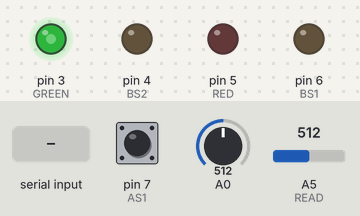
Simulated run of this sketch. Board: Arduino Uno, built with avr-gcc and run on an emulated ATmega328P. Shown: output pins drawn as LEDs (lit = HIGH). Inputs (shaded band) come from the test bench; at power-on: pin 7 (AS1) HIGH, A0 = 512, A5 (READ) = 512. What the sketch prints to the serial monitor is not drawn.

Above: at 1.5 s.
1.6 s: pin 7 (AS1) pulled LOW for 0.9 s
6.1 s: "s" received over the second serial link
At 7.0 s:
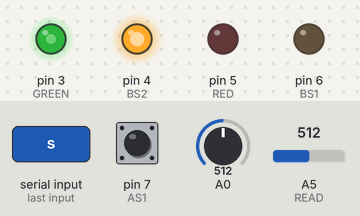
At 9.9 s:
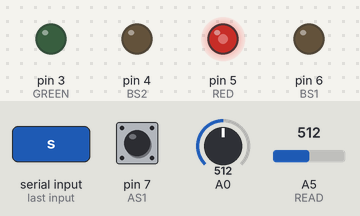
Timing chart, 0 to 11.4 s (numbered marks = the images above; inputs shaded):
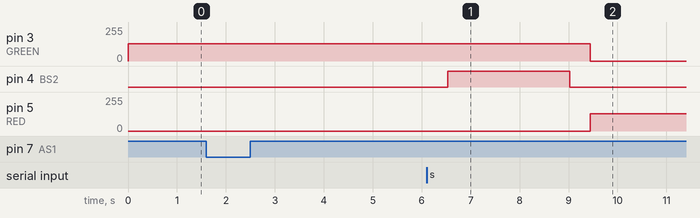

The sketch:

Easygeotech_sensor_check_sub_arduino.ino
```cpp
//********************************************************************
//**B 아두이노 코딩**
//1. B는 공기압 센서를 실시간으로 확인한다
//2. 변수 a값을 저장하여 B의 신호를 받을 때마다 확인하는 시그널을 추가한다

//** A아두이노 필요한 모듈 및 부품**
//1. 2채널 B타입 릴레이 1개 {BS1, BS2 2개 릴레이 채널 필요}
//2. 아두이노 및 점퍼선
//3. BLDC 모터 및 BLDC 드라이버 (가변 저항 조절기 포함)
//4. 공기압 센서 1개 필요 (BMP388 or DPS310)
//********************************************************************
//********************************************************************
//** 값 저장용 및 확인용 변수 선언**
#include <SoftwareSerial.h> //또 다른 가상 시리얼 통신주파수 설정
#define BT_RX 10 //블루투스 RX 통신 핀을 10번으로 설정
#define BT_TX 11 //블루투스 TX 통신 핀을 11번으로 설정

SoftwareSerial bt(BT_RX,BT_TX); // 가상 시리얼 통신 주파수를 블루투스 주파수로 맞춤

char data; //data는 블루투스 데이터를 받아오기 위한 함수임

int RED = 5; // RED LED  5번 핀 변수 저장
int GREEN = 3; // GREEN LED 3번 핀 변수 저장
int READ = A5; // READ (센서 값) 받아들이는 값 변수 A5(아날로그만이 센서를 측정 가능) 에 저장

int BS1 = 6; //|SIGNAL 1| 2-1 B to A 신호용 릴레이 변수 값 저장 (합격)
int BS2 = 4; //|SIGNAL 2| 2-2 B to A 신호용 릴레이 변수 값 저장 (불합격)
int AS1 = 7; //|A to B SIGNAL 1| A에게서 받은 신호 값 저장용 변수 값 저장

int COF = 0; //|Correct or False| AS1으로 부터 입력 값을 받을 때 검사 할 때 저장용 변수

int SENS = 0; //|공기압 센서| 공기압 센서 값 저장용 변수

int TIME1 = 0; //|시간 변수| 공기압 센서 시간용 변수 1 - 2-1 시그널 관련 (합격)
int TIME2 = 0; //|시간 변수| 공기압 센서 시간용 변수 2 - 2-2 시그널 관련 (불합격)

int STATUS = 0 ; // |상황 값 저장| 어떤 모드인지 변화하는지에 따라 STATUS가 0 이고 1 이 된다.
//********************************************************************
//********************************************************************


void setup() {

Serial.begin(9600); //시리얼 통신 BAUD RATE 9600 주파수 선언
bt.begin(9600); // 블루투스 시리얼 통신도 BAUD RATE 9600으로 주파수 선언

pinMode(AS1,INPUT_PULLUP); //|A to B SIGNAL 1| A to B 릴레이에서 온 신호 INPUT 값 풀업 저항으로 선언
pinMode(BS1,OUTPUT); //|B to A SIGNAL 1| B to A 릴레이 2-1 아웃풋 선언 (합격)
pinMode(BS2,OUTPUT); //|B to A SIGNAL 2| B to A 릴레이 2-2 아웃풋 선언 (불합격)

pinMode(RED,OUTPUT); // RED핀 OUTPUT 선언
pinMode(GREEN,OUTPUT); // GREEN핀 OUTPUT 선언

}

void loop() {
  if(STATUS==0){   //상황 STATUS가 0일 때 문제가 없을 떄

    analogWrite(GREEN,130); //초록 LED가 255면 터지므로 130의 밝기로 빛난다
    analogWrite(RED,0); // 빨간 LED는 0의 값을 낸다 (꺼진다)
  }
  char data; // 다시 한 번 data 함수를 호출한다
  data = bt.read(); // data는 블루투스에서 읽는 값이 될 것이다 (문자 혹은 숫자)
  if(data == 's'){ //그 data가 "s"가 호출된다면
    STATUS=1; // 상황은 STATUS는 1이 된다
  }
  if(STATUS==1){ //상황이 1일때 (긴급상황일때)
    bt.println("!  !  !  !  !  !  !  !  !  !  !  !  !  !  !  !  !  !  !");  // 블루투스 화면에 현재 줄 부터 아래줄 까지의 텍스트를 띄운다
    bt.println("작업을 중지 하였습니다");
    bt.println("작업을 다시 원하신다면");
    bt.println("재부팅 하여주세요");
    bt.println("!  !  !  !  !  !  !  !  !  !  !  !  !  !  !  !  !  !  !"); // 여기까지.
    analogWrite(GREEN,0); // 초록불은 꺼지고
    analogWrite(RED,130);  // 빨간 LED는 130의 밝기로 빛난다
    delay(3000000000000); // 작동 중지
  }

 //---------------------------------------------------------------------------------------------
 //                       COF 변 수 상 태 , 공 기 압 센 서 변 수 상 태 확 인 용
 //---------------------------------------------------------------------------------------------
 SENS = analogRead(A0); //|공기압 센서| 공기압 센서 값 저장용 변수 analogRead A0 포트로 부터 값 읽기
                        //****후에 계산식 추가 및 digitalRead로 변동 유무 있음****

 Serial.print("합격 :  "); ////센서 값 확인용 시리얼 통신 9600 시리얼 모니터 기능 활용하여 확인
 Serial.println(TIME1); //|시간 변수|공기압 센서 시간용 변수 1 - 2-1 시그널 관련 (합격) 저장용 변수 값 확인

 Serial.print("불합격 :  "); ////센서 값 확인용 시리얼 통신 9600 시리얼 모니터 기능 활용하여 확인
 Serial.println(TIME2); //|시간 변수| 공기압 센서 시간용 변수 2 - 2-2 시그널 관련 (불합격) 저장용 변수 값 확인

 Serial.print("COF :  "); ////센서 값 확인용 시리얼 통신 9600 시리얼 모니터 기능 활용하여 확인
 Serial.println(COF); //|Correct or False| AS1으로 부터 입력 값을 받을 때 검사 할 때 저장용 변수 확인
 Serial.println("------------------------------"); //시리얼 모니터 가독성 증가용 줄

  // 아래는 어플로 데이터를 받고 분리하기 위에 999임의의 숫자와 "," 쉼표 SENS 값
  // ","쉼표 888임의의 숫자로 마무리 하여 나중에 어플에서 데이터 보내기 위험 용
  bt.print("999");// 블루투스 화면에 현재 줄 부터 아래줄 까지의 텍스트를 띄운다 (임의의 숫자로 대입하여 시도)
  bt.print(","); //블루투스 시리얼 모니터로 ","로 보낸다
  bt.print(SENS); //SENS값 데이터 값 플로팅 전송
  bt.print(","); //블루투스 시리얼 모니터로 ","로 보낸다
  bt.print(analogRead(READ)); // anlaogRead(READ) 함수를 블루투스 시리얼 모니터로 보낸다
  bt.print(","); //블루투스 시리얼 모니터로 ","로 보낸다
  bt.println("888"); //블루투스 시리얼 모니터로 "888"로 보낸다 (임의의 숫자로 대입하여 시도)
 delay(500); //아두이노 값 안정화 delay
 //-----------------------------------------------------------------------------------------------
 //                                      COF 변 수 저 장 용
 //-----------------------------------------------------------------------------------------------
 if (digitalRead(AS1) ==LOW){ //|A to B SIGNAL 1| A to B 릴레이에서 온 신호 INPUT 값이 들어올 때,
 COF=1; //|Correct or False|의 변수 저장 상태가 1이 된다.
 delay(100); //아두이노 값 안정화 delay

} //닫힘


 //-----------------------------------------------------------------------------------------------
 //         ▶▶▶▶ 센 서 확 인 기 압 이 " 20 ↓ " 이 하 " 5 초 ↑ " 이 상 이 라 면 " 합 격 " ◀◀◀◀
 //---------------------------------------------------------------------------------------------

 if(COF==1 && SENS <= 150){ //"COF 상태가 1일 때(A 아두이노로 부터 확인 요청일 때)와 공기압 센서가 '20' 이하 일 때,"
  TIME1++; //TIME1의 시간 저장용 변수가 정수 1씩 상승한다.
  delay(600); //1초 후 반복한다. 즉 1초에 TIME1은 1,2,3...씩 1씩 ++가 된다
 }  else { //위의 변수들이 아니라면,
  TIME1--; //TIME1의 시간 저장용 변수는 정수 1씩 줄어든다.
  delay(10); //0.5초 후 반복한다. 즉 1초에 TIME1은 3,2,1..씩 1씩 --가 된다
 }
 if(TIME1 >= 5){ //TIME1의 변수가 5 이상이라면 (5초 이상이라면)
 OK();
 COF = 0; //|Correct or False| 변수는 역할을 끝냈기에 0으로 돌린다.
 TIME1 = 0; //마찬가지로 역할을 끝냈기에 0으로 돌린다.
 delay(100); //아두이노 값 안정화 delay
 }

 if(TIME1 < 0){ // 위의 TIME1의 변수가 -로 무한히 떨어지는 것을 방지한다.
 TIME1 = 0; // TIME1이 0이하 라면 다시 0 으로 맞춘다.
 delay(100); // 아두이노 값 안정화 delay
 }

 //-----------------------------------------------------------------------------------------------
 //       ▶▶▶▶ 센 서 확 인 기 압 이 " 22 ↑ " 이 상 " 3 초 ↑ " 이 상 이 라 면 " 불 합 격 " ◀◀◀◀
 //-----------------------------------------------------------------------------------------------

 if(COF==1 && SENS >= 250){ //"COF 상태가 1일 때(A 아두이노로 부터 확인 요청일 때)와 공기압 센서가 '22' 이상 일 때,"
  TIME2++; //TIME2의 시간 저장용 변수가 정수 1씩 상승한다.
  delay(600); // // 1초 후 반복한다. (즉 1초에 TIME2은 1,2,3...씩 1씩 ++가 된다)
 } else { //위의 변수들이 아니라면,
  TIME2--; //TIME2의 시간 저장용 변수는 정수 1씩 줄어든다.
  delay(10); //0.5초 후 반복한다. 즉 1초에 TIME2은 3,2,1..씩 1씩 --가 된다
 }
 if(TIME2 < 0){ // 위의 TIME2의 변수가 -로 무한히 떨어지는 것을 방지한다.
 TIME2 = 0; // TIME2이 0이하 라면 다시 0 으로 맞춘다.
 delay(100); // 아두이노 값 안정화 delay
 }
 if(TIME2 >= 4){ //TIME1의 변수가 5 이상이라면 (5초 이상이라면)
 NOK();
 COF = 0; //|Correct or False| 변수는 역할을 끝냈기에 0으로 돌린다.
 TIME2 = 0; //마찬가지로 역할을 끝냈기에 0으로 돌린다.
 delay(100); //아두이노 값 안정화 delay
 }
} //▲▲▲▲▲▲VOID LOOP 함수 닫힘▲▲▲▲▲▲

 //-----------------------------------------------------------------------------------------------
 //                     ▶▶▶▶  " 합 격 " 과 " 불 합 격 " 함 수 저 장 구 역 ◀◀◀◀
 //-----------------------------------------------------------------------------------------------

void NOK(){ //불합격 함수
digitalWrite(BS2,255); //BS2는 즉 불합격을 의미하는 릴레이 신호를 의미
delay(2500); //1.7초 정도 켜졌다가 혹시나 모를 A 아두이노가 받아들이지 못할 때를 대비
digitalWrite(BS2,0); //BS2 다음 시그널이 겹치지 않게 꺼진다
delay(100); //아두이노 값 안정화 delay
}

void OK(){ //합격 함수

digitalWrite(BS1,255); //BS1는 즉 합격을 의미하는 릴레이 신호를 의미
delay(2500); //1.7초 정도 켜졌다가 혹시나 모를 A 아두이노가 받아들이지 못할 때를 대비
digitalWrite(BS1,0); //BS1 다음 시그널이 겹치지 않게 꺼진다
delay(100); //아두이노 값 안정화 delay
}
```

Measured:
- after the input at 1.6 s, every drawn part: stays the same
- after the input at 6.1 s, pin 3 (GREEN): 130/255 → 0/255 after 3.3 s; pin 5 (RED): 0/255 → 130/255 after 3.3 s
